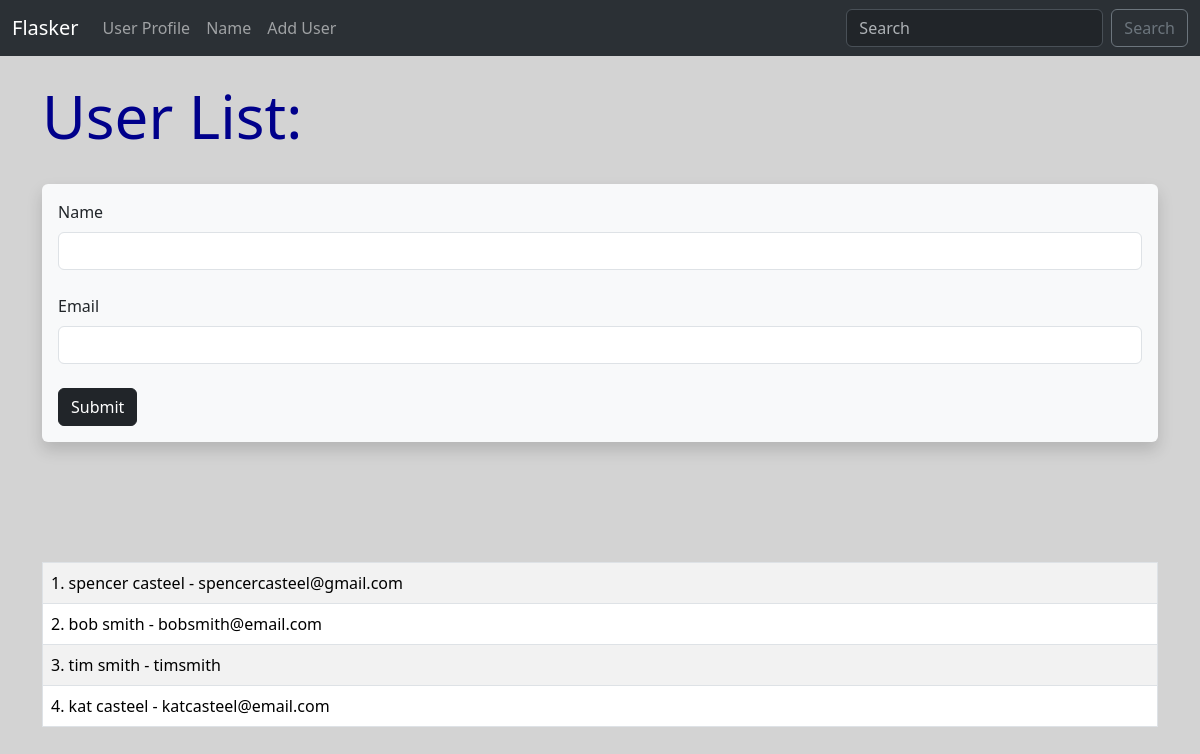
The page /user/add on the database as committed earlier.
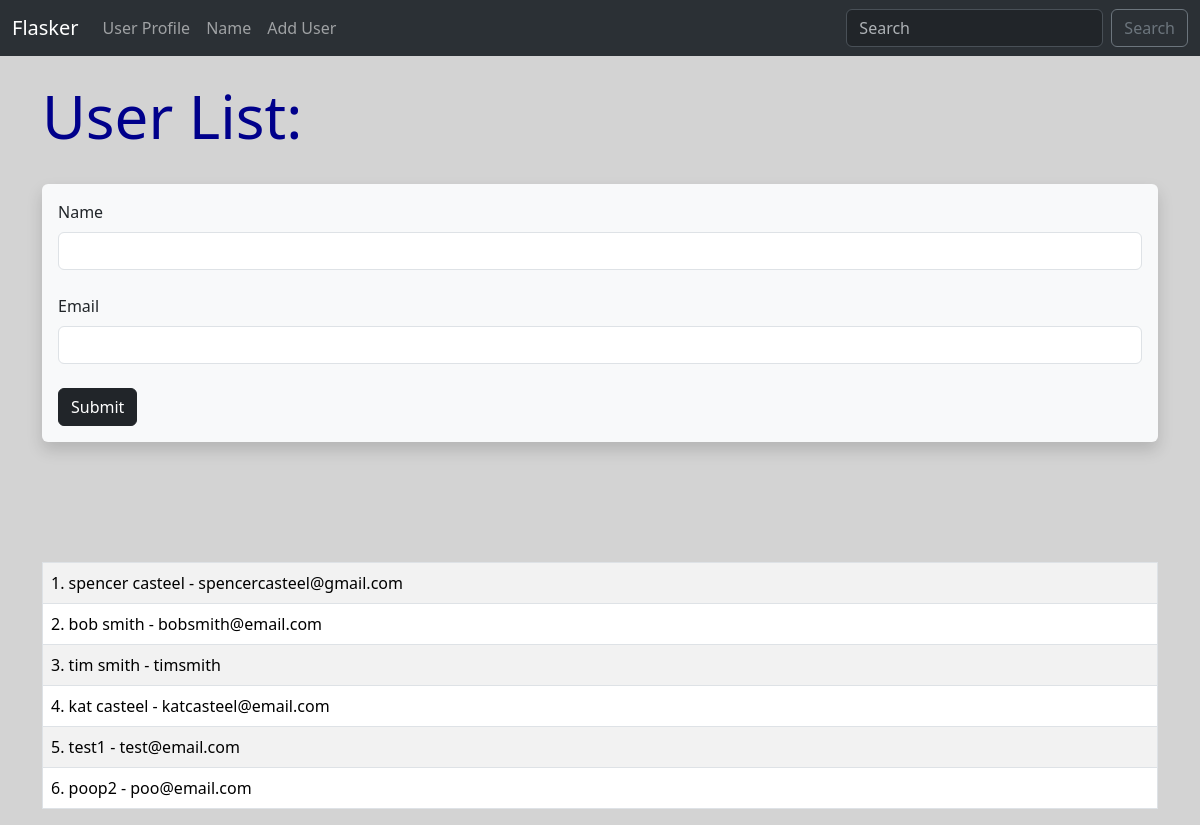
The same page on the database as committed later.
### hello.py (models this page shows, shortened)
class User(db.Model):
    id = db.Column(db.Integer, primary_key=True)
    name = db.Column(db.String(200), nullable=False)
    email = db.Column(db.String(120), nullable=False, unique=True)
    date_added = db.Column(db.DateTime, default=datetime.utcnow)

### hello.py (the view, shortened to what this page needs)
@app.route('/user/add', methods=['GET', 'POST'])
def add_user():
    name = None
    form = UserForm()
    our_users = User.query.order_by(User.date_added)
    return render_template('add_user.html',
            form=form,
            name=name,
            our_users=our_users)

### hello.py
class UserForm(FlaskForm):
    name = StringField("Name", validators=[DataRequired()])
    email = StringField("Email", validators=[DataRequired()])
    submit = SubmitField('Submit')

### templates/add_user.html (shortened to what this page needs)
{%extends 'base.html'%}
{%block content%}
    <h1>User List:</h1>
    <br>
    <div class="shadow p-3 mb-5 bg-body-tertiary rounded">
        <form method="POST">
            {{form.name.label(class="form-label")}}
            {{form.name(class="form-control")}}
            <br>
            {{form.email.label(class="form-label")}}
            {{form.email(class="form-control")}}
            <br>
            {{form.submit(class="btn btn-dark")}}
        </form>
    </div>
    <br><br><br>
    <table class="table table-hover table-bordered table-striped">
    {% for our_user in our_users %}
        <tr>
        <td>{{our_user.id}}. {{our_user.name}} - {{our_user.email}}</td>
        </tr>
    {% endfor %}
    </table>
{%endblock%}

### templates/base.html (shortened to what this page needs)
<!doctype html>
<html lang="en">
  <head>
    <link href="https://cdn.jsdelivr.net/npm/bootstrap@5.3.3/dist/css/bootstrap.min.css" rel="stylesheet">
    <link href="{{ url_for('static', filename='css/style.css') }}" rel="stylesheet">
  </head>
  <body>
    {%include 'navbar.html'%}
    <br>
    <div class="container">
        {%block content%}
        {%endblock%}
    </div>
  </body>
</html>

### templates/navbar.html (shortened to what this page needs)
<nav class="navbar bg-dark navbar-expand-lg bg-body-tertiary" data-bs-theme="dark">
    <div class="container-fluid">
      <a class="navbar-brand" href="{{url_for('index')}}">Flasker</a>
      <div class="collapse navbar-collapse" id="navbarSupportedContent">
        <ul class="navbar-nav me-auto mb-2 mb-lg-0">
          <li class="nav-item">
            <a class="nav-link" href="{{url_for('user', name='spencer')}}">User Profile</a>
          </li>
          <li class="nav-item">
            <a class="nav-link" href="{{url_for('name')}}">Name</a>
          </li>
          <li class="nav-item">
            <a class="nav-link" href="{{url_for('add_user')}}">Add User</a>
          </li>
        </ul>
        <form class="d-flex" role="search">
          <input class="form-control me-2" type="search" placeholder="Search" aria-label="Search">
          <button class="btn btn-outline-secondary" type="submit">Search</button>
        </form>
      </div>
    </div>
  </nav>

### static/css/style.css (style rules this page uses)
h1 { color: darkblue; font-size: 60px; }
body { background: lightgray; }

Rows that differ between the two databases and show on the page:
added User: id "5", name "test1", email "test@email.com"
added User: id "6", name "poop2", email "poo@email.com"
